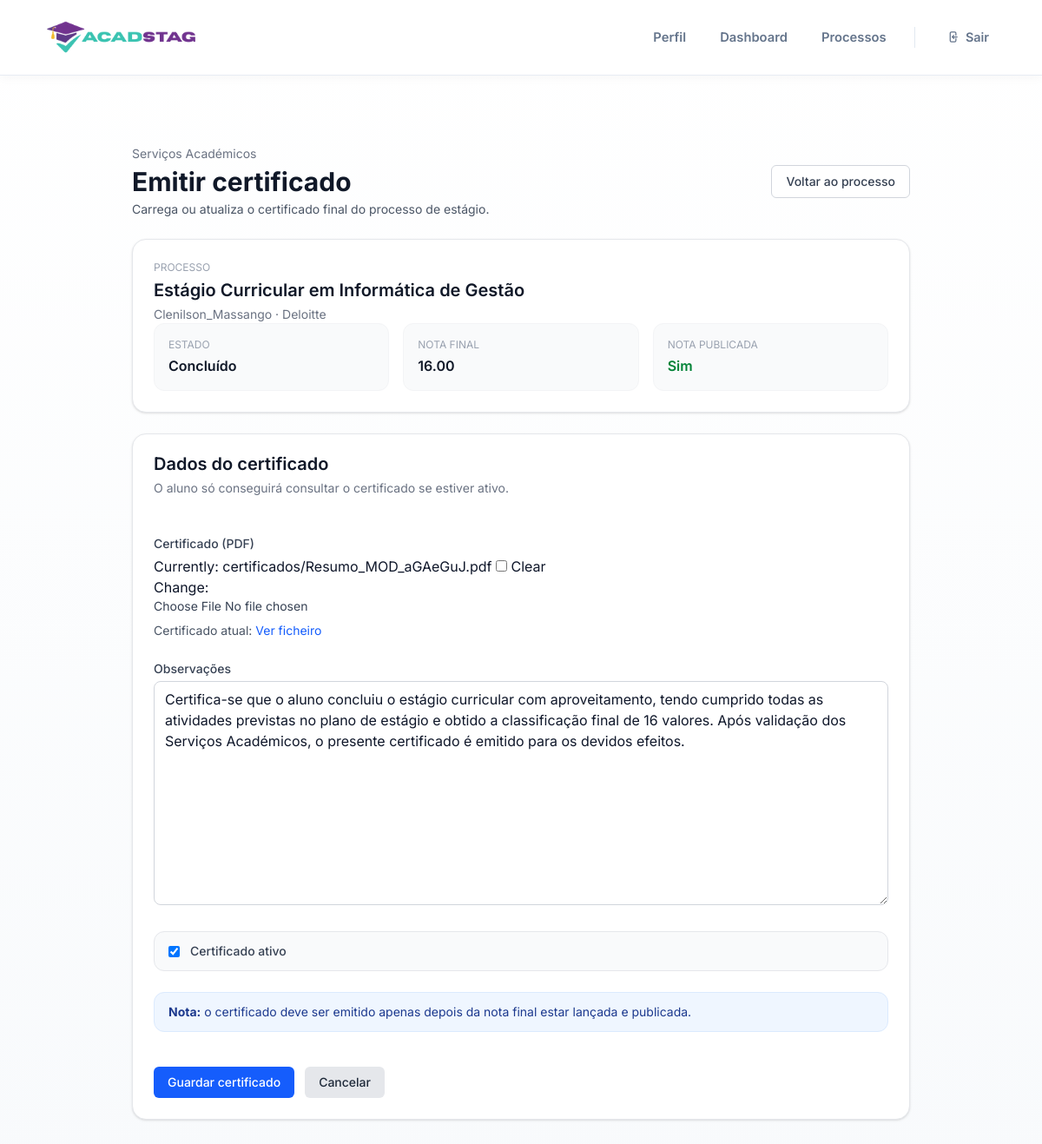
The page /certificados/processo/1/emitir/ (signed in) on the database its author committed.
### processos/models.py (models this page shows, shortened)
class ProcessoEstagio(models.Model):
    class Estado(models.TextChoices):
        PREPARACAO = "PREPARACAO", "Preparação"
        EM_CURSO = "EM_CURSO", "Em curso"
        EM_AVALIACAO = "EM_AVALIACAO", "Em avaliação"
        CONCLUIDO = "CONCLUIDO", "Concluído"
    candidatura = models.OneToOneField(
        Candidatura,
        on_delete=models.CASCADE,
        related_name="processo",
    )
    orientador = models.ForeignKey(
        User,
        on_delete=models.SET_NULL,
        null=True,
        blank=True,
        related_name="processos_orientados",
        limit_choices_to={"role": "ORIENTADOR"},
    )
    supervisor_nome = models.CharField(max_length=150, blank=True)
    supervisor_email = models.EmailField(blank=True)
    supervisor_telefone = models.CharField(max_length=30, blank=True)
    supervisor_cargo = models.CharField(max_length=120, blank=True)
    local_estagio = models.CharField(max_length=200, blank=True)
    data_inicio = models.DateField(null=True, blank=True)
    data_fim = models.DateField(null=True, blank=True)
    acordo_estagio = models.FileField(
        upload_to="acordos_estagio/",
        validators=[FileExtensionValidator(allowed_extensions=["pdf"])],
        null=True,
        blank=True,
    )
    estado = models.CharField(
        max_length=30,
        choices=Estado.choices,
        default=Estado.PREPARACAO,
    )
    empresa_confirmada = models.BooleanField(default=False)
    validado_servicos_academicos = models.BooleanField(default=False)
    nota_final = models.DecimalField(
        max_digits=4,
        decimal_places=2,
        null=True,
        blank=True,
    )
    nota_publicada = models.BooleanField(default=False)
    criado_em = models.DateTimeField(auto_now_add=True)
    atualizado_em = models.DateTimeField(auto_now=True)
    class Meta:
        ordering = ["-criado_em"]
    @property
    def esta_concluido(self):
        return self.estado == self.Estado.CONCLUIDO
    @property
    def pode_emitir_certificado(self):
        return all(
            [
                self.esta_concluido,
                self.nota_final is not None,
                self.nota_publicada,
            ]
        )

### candidaturas/models.py (models this page shows, shortened)
class Candidatura(models.Model):
    class Status(models.TextChoices):
        SUBMETIDA = "SUBMETIDA", "Submetida"
        ACEITE = "ACEITE", "Aceite"
        REJEITADA = "REJEITADA", "Rejeitada"
    aluno = models.ForeignKey(
        User,
        on_delete=models.CASCADE,
        related_name="candidaturas",
        limit_choices_to={"role": "ALUNO"},
    )
    estagio = models.ForeignKey(
        Estagio,
        on_delete=models.CASCADE,
        related_name="candidaturas",
    )
    cv = models.FileField(
        upload_to="candidaturas/cv/",
        validators=[FileExtensionValidator(allowed_extensions=["pdf"])],
        null=True,
        blank=True,
    )
    comprovativo_frequencia = models.FileField(
        upload_to="candidaturas/comprovativos/",
        validators=[FileExtensionValidator(allowed_extensions=["pdf"])],
        null=True,
        blank=True,
    )
    status = models.CharField(
        max_length=20,
        choices=Status.choices,
        default=Status.SUBMETIDA,
    )
    data_candidatura = models.DateTimeField(auto_now_add=True)
    class Meta:
        unique_together = ("aluno", "estagio")
        ordering = ["-data_candidatura"]

### estagios/models.py (models this page shows, shortened)
class Estagio(models.Model):
    titulo = models.CharField(max_length=200)
    descricao = models.TextField()
    area = models.CharField(max_length=100)
    duracao_meses = models.IntegerField()
    ativo = models.BooleanField(default=True)
    data_criacao = models.DateTimeField(auto_now_add=True)
    empresa = models.ForeignKey(
        Empresa,
        on_delete=models.CASCADE,
        related_name="estagios"
    )

### users/models.py (models this page shows, shortened)
class User(AbstractUser):
    class Roles(models.TextChoices):
        ALUNO = "ALUNO", "Aluno"
        EMPRESA = "EMPRESA", "Empresa"
        ORIENTADOR = "ORIENTADOR", "Orientador"
        ADMIN = "ADMIN", "Administrador"
    role = models.CharField(
        max_length=20,
        choices=Roles.choices,
        default=Roles.ALUNO
    )
    email = models.EmailField(unique=True, blank=True, null=True)

### empresas/models.py (models this page shows, shortened)
class Empresa(models.Model):
    user = models.OneToOneField(
        User,
        on_delete=models.CASCADE,
        related_name="empresa",
        limit_choices_to={"role": "EMPRESA"},
    )
    nome = models.CharField(max_length=200)
    area = models.CharField(max_length=120, blank=True)
    contacto = models.CharField(max_length=120, blank=True)
    morada = models.CharField(max_length=200, blank=True)
    nif = models.CharField(max_length=20, blank=True)

### certificados/models.py (models this page shows, shortened)
class Certificado(models.Model):
    processo = models.OneToOneField(
        ProcessoEstagio,
        on_delete=models.CASCADE,
        related_name="certificado",
        null=True,
        blank=True,
    )
    ficheiro = models.FileField(
        upload_to="certificados/",
        null=True,
        blank=True,
    )
    emitido_por = models.ForeignKey(
        settings.AUTH_USER_MODEL,
        on_delete=models.SET_NULL,
        null=True,
        blank=True,
        related_name="certificados_emitidos",
        limit_choices_to={"role": "ADMIN"},
    )
    observacoes = models.TextField(blank=True)
    ativo = models.BooleanField(default=True)
    emitido_em = models.DateTimeField(auto_now_add=True)
    atualizado_em = models.DateTimeField(auto_now=True)
    class Meta:
        ordering = ["-emitido_em"]

### certificados/views.py (the view)
@login_required
@role_required("ADMIN", message="Acesso restrito aos serviços académicos.")
def emitir_certificado(request, processo_id):
    processo = get_object_or_404(
        ProcessoEstagio.objects.select_related(
            "candidatura",
            "candidatura__aluno",
            "candidatura__estagio",
            "candidatura__estagio__empresa",
        ),
        pk=processo_id,
    )
    if not processo.pode_emitir_certificado:
        messages.error(
            request,
            "Só é possível emitir certificado depois do processo estar concluído e da nota final estar publicada.",
        )
        return redirect("processos:detalhe", pk=processo.pk)
    certificado = getattr(processo, "certificado", None)
    if request.method == "POST":
        form = CertificadoForm(request.POST, request.FILES, instance=certificado)
        if form.is_valid():
            certificado_guardado = form.save(commit=False)
            certificado_guardado.processo = processo
            certificado_guardado.emitido_por = request.user
            certificado_guardado.save()
            messages.success(request, "Certificado guardado com sucesso.")
            return redirect("processos:detalhe", pk=processo.pk)
    else:
        form = CertificadoForm(instance=certificado)
    context = {
        "form": form,
        "processo": processo,
        "certificado": certificado,
    }
    return render(request, "certificados/emitir_certificado.html", context)

### certificados/forms.py (shortened to what this page needs)
class CertificadoForm(BaseTailwindForm, forms.ModelForm):
    class Meta:
        model = Certificado
        fields = [
            "ficheiro",
            "observacoes",
            "ativo",
        ]
        labels = {
            "ficheiro": "Certificado (PDF)",
            "observacoes": "Observações",
            "ativo": "Certificado ativo",
        }

### templates/certificados/emitir_certificado.html (shortened to what this page needs)
{% extends "base.html" %}
{% block content %}
<div class="max-w-4xl mx-auto py-8 space-y-6">
    <div class="flex flex-col md:flex-row md:items-center md:justify-between gap-4">
        <div>
            <p class="text-sm text-gray-500 mb-1">Serviços Académicos</p>
            <h1 class="text-3xl font-bold text-gray-900">Emitir certificado</h1>
            <p class="text-sm text-gray-600 mt-1">
                Carrega ou atualiza o certificado final do processo de estágio.
            </p>
        </div>
        <a
            href="{% url 'processos:detalhe' processo.pk %}"
            class="inline-flex items-center justify-center rounded-md border border-gray-300 bg-white px-4 py-2 text-sm font-medium text-gray-700 hover:bg-gray-50 transition"
        >
            Voltar ao processo
        </a>
    </div>
    <div class="bg-white border border-gray-200 shadow-sm rounded-2xl p-6 space-y-5">
        <div>
            <p class="text-xs uppercase tracking-wide text-gray-400 mb-1">Processo</p>
            <h2 class="text-xl font-semibold text-gray-900">
                {{ processo.candidatura.estagio.titulo }}
            </h2>
            <p class="text-sm text-gray-500 mt-1">
                {{ processo.candidatura.aluno.get_full_name|default:processo.candidatura.aluno.username }}
                ·
                {{ processo.candidatura.estagio.empresa.nome }}
            </p>
        </div>
        <div class="grid md:grid-cols-3 gap-4">
            <div class="rounded-xl border border-gray-100 bg-gray-50 p-4">
                <p class="text-xs uppercase tracking-wide text-gray-400 mb-1">Estado</p>
                <p class="font-semibold text-gray-900">{{ processo.get_estado_display }}</p>
            </div>
            <div class="rounded-xl border border-gray-100 bg-gray-50 p-4">
                <p class="text-xs uppercase tracking-wide text-gray-400 mb-1">Nota final</p>
                <p class="font-semibold text-gray-900">
                    {{ processo.nota_final|default:"Não lançada" }}
                </p>
            </div>
            <div class="rounded-xl border border-gray-100 bg-gray-50 p-4">
                <p class="text-xs uppercase tracking-wide text-gray-400 mb-1">Nota publicada</p>
                <p class="font-semibold {% if processo.nota_publicada %}text-green-700{% else %}text-yellow-700{% endif %}">
                    {% if processo.nota_publicada %}Sim{% else %}Não{% endif %}
                </p>
            </div>
        </div>
    </div>
    <div class="bg-white border border-gray-200 shadow-sm rounded-2xl overflow-hidden">
        <div class="px-6 py-5 border-b border-gray-100">
            <h2 class="text-xl font-semibold text-gray-900">Dados do certificado</h2>
            <p class="text-sm text-gray-500 mt-1">
                O aluno só conseguirá consultar o certificado se estiver ativo.
            </p>
        </div>
        <form method="post" enctype="multipart/form-data" class="p-6 space-y-6">
            <div>
                <label class="block text-sm font-medium text-gray-700 mb-1">
                    {{ form.ficheiro.label }}
                </label>
                {{ form.ficheiro }}
                {% if certificado and certificado.ficheiro %}
                    <p class="text-sm text-gray-600 mt-2">
                        Certificado atual:
                        <a href="{{ certificado.ficheiro.url }}" target="_blank" class="text-blue-600 hover:underline">
                            Ver ficheiro
                        </a>
                    </p>
                {% endif %}
            </div>
            <div>
                <label class="block text-sm font-medium text-gray-700 mb-1">
                    {{ form.observacoes.label }}
                </label>
                {{ form.observacoes }}
            </div>
            <label class="flex items-center gap-3 rounded-xl border border-gray-200 bg-gray-50 px-4 py-3">
                {{ form.ativo }}
                <span class="text-sm font-medium text-gray-700">
                    {{ form.ativo.label }}
                </span>
            </label>
            <div class="rounded-xl border border-blue-100 bg-blue-50 px-4 py-3">
                <p class="text-sm text-blue-900">
                    <strong>Nota:</strong> o certificado deve ser emitido apenas depois da nota final estar lançada e publicada.
                </p>
            </div>
            <div class="flex flex-wrap gap-3 pt-4">
                <button
                    type="submit"
                    class="rounded-md bg-blue-600 px-4 py-2 text-sm font-medium text-white hover:bg-blue-700 transition"
                >
                    Guardar certificado
                </button>
                <a
                    href="{% url 'processos:detalhe' processo.pk %}"
                    class="rounded-md bg-gray-200 px-4 py-2 text-sm font-medium text-gray-800 hover:bg-gray-300 transition"
                >
                    Cancelar
                </a>
            </div>
        </form>
    </div>
</div>
{% endblock %}

### templates/base.html (style rules this page uses)
:root { --teal: #2DD4BF; --teal-dk: #14B8A6; --purple: #6D28D9; --purple-hover: #5B21B6; --purple-lt: #F3E8FF; --gold: #F59E0B; --ink: #0F172A; --ink-mid: #64748B; --surface: #F8FAFC; --border: #E2E8F0; }
*, *::before, *::after { box-sizing: border-box; }
body { margin: 0; font-family: 'Inter', sans-serif; background: linear-gradient(to bottom, #ffffff, var(--surface)); color: var(--ink); -webkit-font-smoothing: antialiased; }
a { transition: color .18s ease; }

### rows shown on the page
ProcessoEstagio: candidatura.estagio.titulo "Estágio Curricular em Informática de Gestão", candidatura.aluno.get_full_name "Clenilson_Massango", candidatura.estagio.empresa.nome "Deloitte", estado "Concluído", nota_final "16.00"
Certificado: observacoes "Certifica-se que o aluno concluiu o estágio curricular com aproveitamento, tendo cumprido todas as atividades previstas no plano de estágio e obtido a classificação final de 16 valores. Após validação dos Serviços Académicos, o presente certificado é emitido para os devidos efeitos.", ativo "☑"
